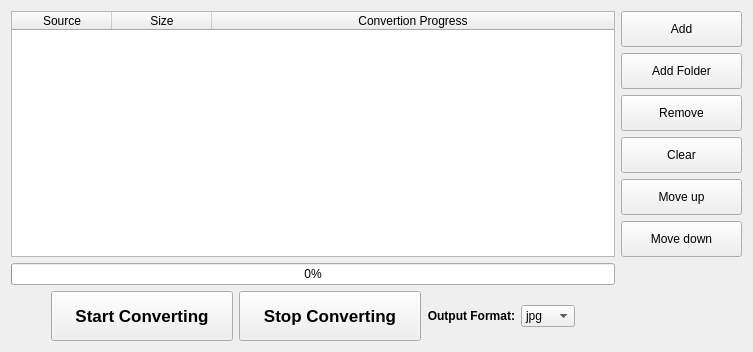
      <widget class="QWidget" name="page_3">
       <layout class="QVBoxLayout" name="verticalLayout_8">
        <item>
         <layout class="QGridLayout" name="gridLayout_3">
          <item row="0" column="0">
           <widget class="QTableWidget" name="tableWidget_3">
            <property name="sizePolicy">
             <sizepolicy hsizetype="Fixed" vsizetype="Expanding">
              <horstretch>0</horstretch>
              <verstretch>0</verstretch>
             </sizepolicy>
            </property>
            <property name="maximumSize">
             <size>
              <width>16777214</width>
              <height>16777215</height>
             </size>
            </property>
            <property name="contextMenuPolicy">
             <enum>Qt::CustomContextMenu</enum>
            </property>
            <property name="verticalScrollBarPolicy">
             <enum>Qt::ScrollBarAsNeeded</enum>
            </property>
            <property name="horizontalScrollBarPolicy">
             <enum>Qt::ScrollBarAlwaysOff</enum>
            </property>
            <property name="editTriggers">
             <set>QAbstractItemView::NoEditTriggers</set>
            </property>
            <property name="selectionMode">
             <enum>QAbstractItemView::SingleSelection</enum>
            </property>
            <property name="selectionBehavior">
             <enum>QAbstractItemView::SelectRows</enum>
            </property>
            <attribute name="horizontalHeaderMinimumSectionSize">
             <number>100</number>
            </attribute>
            <attribute name="horizontalHeaderStretchLastSection">
             <bool>true</bool>
            </attribute>
            <column>
             <property name="text">
              <string>Source</string>
             </property>
            </column>
            <column>
             <property name="text">
              <string>Size</string>
             </property>
            </column>
            <column>
             <property name="text">
              <string>Convertion Progress</string>
             </property>
            </column>
           </widget>
          </item>
          <item row="0" column="1">
           <layout class="QVBoxLayout" name="verticalLayout_5">
            <item>
             <widget class="QPushButton" name="addBtn_3">
              <property name="sizePolicy">
               <sizepolicy hsizetype="Fixed" vsizetype="Fixed">
                <horstretch>0</horstretch>
                <verstretch>0</verstretch>
               </sizepolicy>
              </property>
              <property name="minimumSize">
               <size>
                <width>121</width>
                <height>36</height>
               </size>
              </property>
              <property name="maximumSize">
               <size>
                <width>121</width>
                <height>36</height>
               </size>
              </property>
              <property name="text">
               <string>Add</string>
              </property>
              <property name="icon">
               <iconset theme="list-add">
                <normaloff/>
               </iconset>
              </property>
             </widget>
            </item>
            <item>
             <widget class="QPushButton" name="addfolder_3">
              <property name="minimumSize">
               <size>
                <width>121</width>
                <height>36</height>
               </size>
              </property>
              <property name="maximumSize">
               <size>
                <width>121</width>
                <height>36</height>
               </size>
              </property>
              <property name="text">
               <string>Add Folder</string>
              </property>
              <property name="icon">
               <iconset theme="folder-new">
                <normaloff/>
               </iconset>
              </property>
             </widget>
            </item>
            <item>
             <widget class="QPushButton" name="removeBtn_3">
              <property name="sizePolicy">
               <sizepolicy hsizetype="Fixed" vsizetype="Fixed">
                <horstretch>0</horstretch>
                <verstretch>0</verstretch>
               </sizepolicy>
              </property>
              <property name="minimumSize">
               <size>
                <width>121</width>
                <height>36</height>
               </size>
              </property>
              <property name="maximumSize">
               <size>
                <width>121</width>
                <height>36</height>
               </size>
              </property>
              <property name="text">
               <string>Remove</string>
              </property>
              <property name="icon">
               <iconset theme="list-remove">
                <normaloff/>
               </iconset>
              </property>
             </widget>
            </item>
            <item>
             <widget class="QPushButton" name="clearBtn_3">
              <property name="sizePolicy">
               <sizepolicy hsizetype="Fixed" vsizetype="Fixed">
                <horstretch>0</horstretch>
                <verstretch>0</verstretch>
               </sizepolicy>
              </property>
              <property name="minimumSize">
               <size>
                <width>121</width>
                <height>36</height>
               </size>
              </property>
              <property name="maximumSize">
               <size>
                <width>121</width>
                <height>36</height>
               </size>
              </property>
              <property name="text">
               <string>Clear</string>
              </property>
              <property name="icon">
               <iconset theme="edit-delete">
                <normaloff/>
               </iconset>
              </property>
             </widget>
            </item>
            <item>
             <widget class="QPushButton" name="moveupButton_3">
              <property name="minimumSize">
               <size>
                <width>121</width>
                <height>36</height>
               </size>
              </property>
              <property name="maximumSize">
               <size>
                <width>121</width>
                <height>36</height>
               </size>
              </property>
              <property name="text">
               <string>Move up</string>
              </property>
              <property name="icon">
               <iconset theme="go-up">
                <normaloff/>
               </iconset>
              </property>
             </widget>
            </item>
            <item>
             <widget class="QPushButton" name="movedownButton_3">
              <property name="minimumSize">
               <size>
                <width>121</width>
                <height>36</height>
               </size>
              </property>
              <property name="maximumSize">
               <size>
                <width>121</width>
                <height>36</height>
               </size>
              </property>
              <property name="text">
               <string>Move down</string>
              </property>
              <property name="icon">
               <iconset theme="go-down">
                <normaloff/>
               </iconset>
              </property>
             </widget>
            </item>
           </layout>
          </item>
          <item row="1" column="0">
           <widget class="QProgressBar" name="progressBar_3">
            <property name="value">
             <number>0</number>
            </property>
           </widget>
          </item>
          <item row="2" column="0">
           <layout class="QHBoxLayout" name="horizontalLayout_10">
            <item>
             <spacer name="horizontalSpacer_7">
              <property name="orientation">
               <enum>Qt::Horizontal</enum>
              </property>
              <property name="sizeHint" stdset="0">
               <size>
                <width>40</width>
                <height>20</height>
               </size>
              </property>
             </spacer>
            </item>
            <item>
             <widget class="QPushButton" name="startBtn_3">
              <property name="minimumSize">
               <size>
                <width>182</width>
                <height>50</height>
               </size>
              </property>
              <property name="maximumSize">
               <size>
                <width>182</width>
                <height>50</height>
               </size>
              </property>
              <property name="font">
               <font>
                <pointsize>13</pointsize>
                <weight>75</weight>
                <bold>true</bold>
               </font>
              </property>
              <property name="text">
               <string>Start Converting</string>
              </property>
              <property name="icon">
               <iconset theme="media-playback-start">
                <normaloff/>
               </iconset>
              </property>
              <property name="iconSize">
               <size>
                <width>20</width>
                <height>20</height>
               </size>
              </property>
             </widget>
            </item>
            <item>
             <widget class="QPushButton" name="stop_3">
              <property name="minimumSize">
               <size>
                <width>182</width>
                <height>50</height>
               </size>
              </property>
              <property name="maximumSize">
               <size>
                <width>182</width>
                <height>50</height>
               </size>
              </property>
              <property name="font">
               <font>
                <pointsize>13</pointsize>
                <weight>75</weight>
                <bold>true</bold>
               </font>
              </property>
              <property name="text">
               <string>Stop Converting</string>
              </property>
              <property name="icon">
               <iconset theme="media-playback-stop">
                <normaloff/>
               </iconset>
              </property>
              <property name="iconSize">
               <size>
                <width>20</width>
                <height>20</height>
               </size>
              </property>
             </widget>
            </item>
            <item>
             <widget class="QLabel" name="formatLabel_3">
              <property name="font">
               <font>
                <weight>75</weight>
                <bold>true</bold>
               </font>
              </property>
              <property name="text">
               <string>Output Format:</string>
              </property>
              <property name="alignment">
               <set>Qt::AlignRight|Qt::AlignTrailing|Qt::AlignVCenter</set>
              </property>
             </widget>
            </item>
            <item>
             <widget class="QComboBox" name="outputFormatComboBox_3">
              <property name="sizePolicy">
               <sizepolicy hsizetype="Fixed" vsizetype="Fixed">
                <horstretch>0</horstretch>
                <verstretch>0</verstretch>
               </sizepolicy>
              </property>
              <item>
               <property name="text">
                <string>jpg</string>
               </property>
              </item>
              <item>
               <property name="text">
                <string>png</string>
               </property>
              </item>
              <item>
               <property name="text">
                <string>ico</string>
               </property>
              </item>
              <item>
               <property name="text">
                <string>bmp</string>
               </property>
              </item>
              <item>
               <property name="text">
                <string>svg</string>
               </property>
              </item>
              <item>
               <property name="text">
                <string>tif</string>
               </property>
              </item>
              <item>
               <property name="text">
                <string>pcx</string>
               </property>
              </item>
              <item>
               <property name="text">
                <string>pdf</string>
               </property>
              </item>
              <item>
               <property name="text">
                <string>tga</string>
               </property>
              </item>
              <item>
               <property name="text">
                <string>pnm</string>
               </property>
              </item>
             </widget>
            </item>
            <item>
             <spacer name="horizontalSpacer_8">
              <property name="orientation">
               <enum>Qt::Horizontal</enum>
              </property>
              <property name="sizeHint" stdset="0">
               <size>
                <width>40</width>
                <height>20</height>
               </size>
              </property>
             </spacer>
            </item>
           </layout>
          </item>
         </layout>
        </item>
       </layout>
      </widget>
